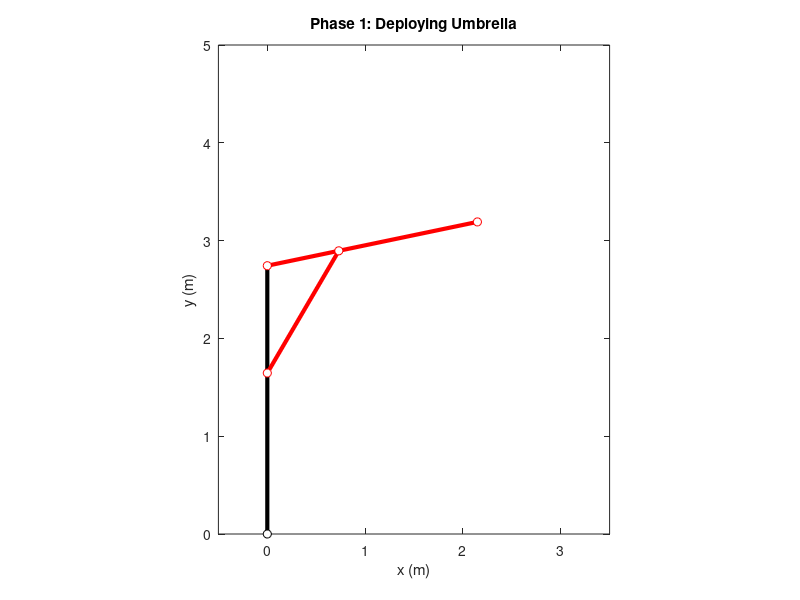
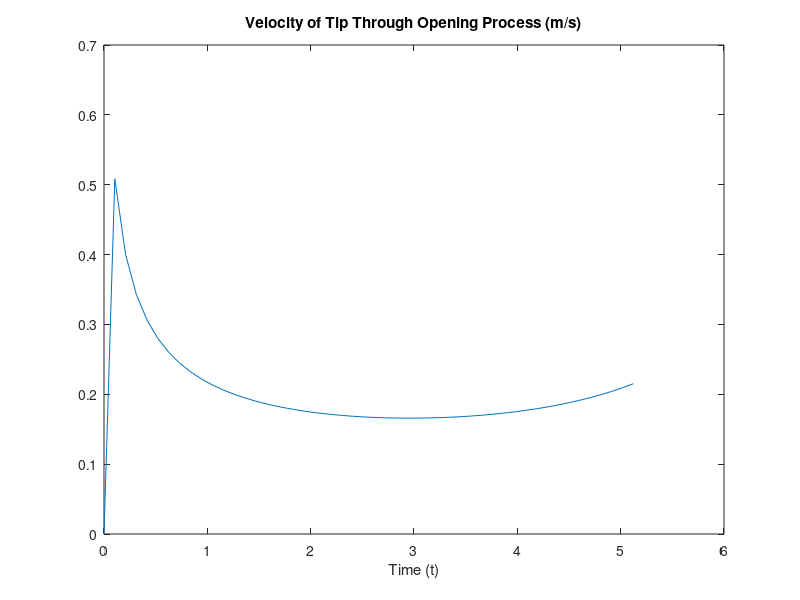
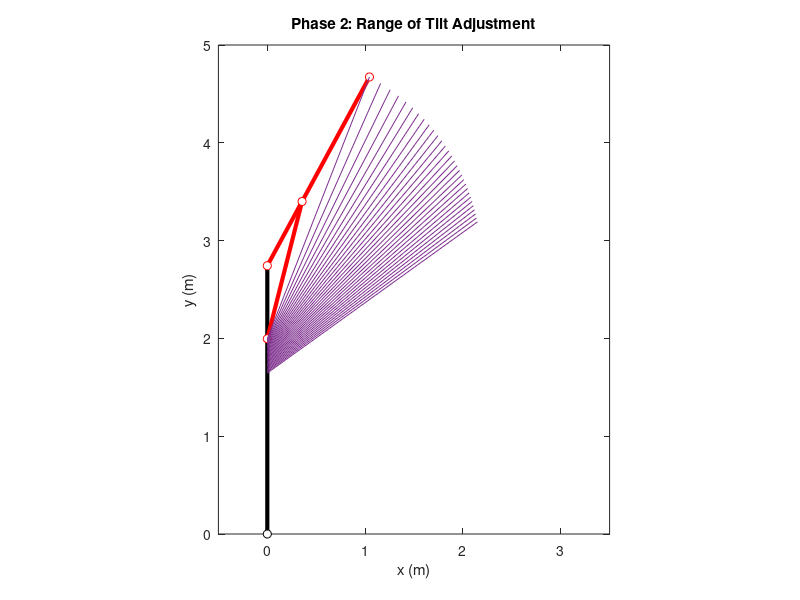

MATLAB code for these plots, in order:
%% Initialization (Refer to "Reference_new.jpg")

close all;
clear all;
clc;

% Units here all in feet!
length_pole = 9;                % length of AB
length_extension = 7.2;           % length of CB
length_DE = 4.75;
length_DB = 2.45;

max_slider_height = 5.4;
min_slider_height = 1.88;


increments = 50;
slider_heights = linspace(min_slider_height, max_slider_height, increments);     % represents point E


%% Phase 1: Raising slider to open canopy

figure(1);

for i= 1:increments
    
    % Position Calculations
    Ax(i) = 0;
    Ay(i) = 0;
    Bx(i) = 0;
    By(i) = length_pole;
    Ex(i) = 0;
    Ey(i) = slider_heights(i);
    
    a = length_DB;
    b = length_pole - Ey(i);
    c = length_DE;
    
    theta = acos((a^2+b^2-c^2)/(2*a*b));        %% Cosine Law

    Dx(i) = length_DB*sin(theta);
    Dy(i) = length_pole - length_DB*cos(theta);
    Cx(i) = length_extension*sin(theta);
    Cy(i) = length_pole - length_extension*cos(theta);
    
    % Convert from ft to m
    Ax(i) = Ax(i) * 0.3048;
    Ay(i) = Ay(i) * 0.3048;
    Bx(i) = Bx(i) * 0.3048;
    By(i) = By(i) * 0.3048;
    Cx(i) = Cx(i) * 0.3048;
    Cy(i) = Cy(i) * 0.3048;
    Dx(i) = Dx(i) * 0.3048;
    Dy(i) = Dy(i) * 0.3048;
    Ex(i) = Ex(i) * 0.3048;
    Ey(i) = Ey(i) * 0.3048;
    
    % Plots
    plot( [Ax(i) Bx(i)], [Ay(i), By(i)],'Color','black','LineWidth',3);
    hold on;
    plot( [Bx(i) Cx(i)], [By(i), Cy(i)],'Color','r','LineWidth',3); 
    plot( [Dx(i) Ex(i)], [Dy(i), Ey(i)],'Color','r','LineWidth',3); 
    plot(Ax(i), Ay(i), 'blacko','MarkerFaceColor','w');
    plot(Bx(i), By(i), 'ro','MarkerFaceColor','w');
    plot(Cx(i), Cy(i), 'ro','MarkerFaceColor','w');
    plot(Dx(i), Dy(i), 'ro','MarkerFaceColor','w');
    plot(Ex(i), Ey(i), 'ro','MarkerFaceColor','w');
    
    hold off;
    
    title("Phase 1: Deploying Umbrella");
    xlabel("x (m)");
    ylabel("y (m)");
    xlim([-0.5 3.5]);
    ylim([0 5]);
    daspect([1 1 1]);
    
    pause(0.02);
end

pause(2);

%% Calculations: Velocity of Tip

theta2_dot = 3*pi;              % r/s
gear_ratio = 2;
r = 3.5 /2/12;                  % radius of pinion (ft)

w = theta2_dot/gear_ratio;      % angular velocity of pinion (r/s)
v = r*w;                        % linear velocity of rack (ft/s)                    

max_t = (max_slider_height-min_slider_height)/v;
time = linspace(0, max_t, increments);

increment_t = max_t/(increments - 1);       % time per increment


% Velocity of Tip
figure(2);

speed_Cx = diff(Cx)/increment_t;
speed_Cy = diff(Cy)/increment_t;
velocity_C = sqrt(speed_Cx.^2 + speed_Cy.^2);

% Convert to m
velocity_C = velocity_C *0.3048;

plot(time, [0 velocity_C]);
xlabel("Time (t)");
title("Velocity of Tip Through Opening Process (m/s)");


%% Stage 2: Tilt adjustment

length_pole = 9;                % length of AB
length_extension = 7.2;           % length of CB
length_DE = 4.75;
length_DB = 2.45;

max_slider_height = 6.55;           % found experimentally such that alpha = 14 degrees
min_slider_height = 5.4;

increments = 30;
slider_heights = linspace(min_slider_height, max_slider_height, increments);     % represents point E

figure(3);

for i= 1:increments
    
    % Position Calculations
    Ax(i) = 0;
    Ay(i) = 0;
    Bx(i) = 0;
    By(i) = length_pole;
    Ex(i) = 0;
    Ey(i) = slider_heights(i);
    
    a = length_DB;
    b = length_pole - Ey(i);
    c = length_DE;
    
    theta = acos((a^2+b^2-c^2)/(2*a*b));

    Dx(i) = length_DB*sin(theta);
    Dy(i) = length_pole - length_DB*cos(theta);
    Cx(i) = length_extension*sin(theta);
    Cy(i) = length_pole - length_extension*cos(theta);
    
    
    % Convert from ft to m
    Ax(i) = Ax(i) * 0.3048;
    Ay(i) = Ay(i) * 0.3048;
    Bx(i) = Bx(i) * 0.3048;
    By(i) = By(i) * 0.3048;
    Cx(i) = Cx(i) * 0.3048;
    Cy(i) = Cy(i) * 0.3048;
    Dx(i) = Dx(i) * 0.3048;
    Dy(i) = Dy(i) * 0.3048;
    Ex(i) = Ex(i) * 0.3048;
    Ey(i) = Ey(i) * 0.3048;

    % Plots
    plot( [Ax(i) Bx(i)], [Ay(i), By(i)],'Color','black','LineWidth',3);
    hold on;
    plot( [Bx(i) Cx(i)], [By(i), Cy(i)],'Color','r','LineWidth',3); 
    plot( [Dx(i) Ex(i)], [Dy(i), Ey(i)],'Color','r','LineWidth',3); 
    plot(Ax(i), Ay(i), 'blacko','MarkerFaceColor','w');
    plot(Bx(i), By(i), 'ro','MarkerFaceColor','w');
    plot(Cx(i), Cy(i), 'ro','MarkerFaceColor','w');
    plot(Dx(i), Dy(i), 'ro','MarkerFaceColor','w');
    plot(Ex(i), Ey(i), 'ro','MarkerFaceColor','w');
    
    for j= 1:i
        line([Cx(j) Ex(j)],[Cy(j) Ey(j)]);      % Draws angle trajectories
    end
    
    hold off;
    
    title("Phase 2: Range of Tilt Adjustment");
    xlabel("x (m)");
    ylabel("y (m)");
    xlim([-0.5 3.5]);
    ylim([0 5]);
    daspect([1 1 1]);
    
    pause(0.05);
end

%% Calculations: Tilt Range

max_canopy_angle = atan((Cy(i) - Ey(i))/Cx(i) - Ex(i)) *180/pi
min_canopy_angle = atan((Cy(1) - Ey(1))/Cx(1) - Ex(1)) *180/pi

alpha = asin(length_DB*sin(theta)/length_DE) *180/pi
